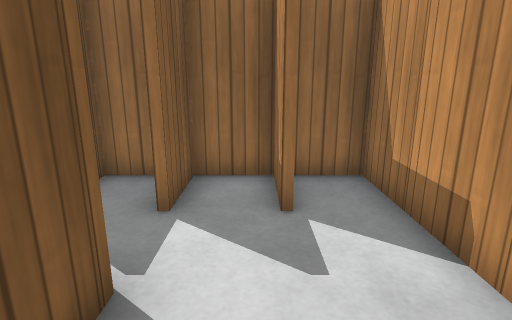
[1] (above)

22 first-person views from a walk through a world built for the Gazebo simulator. The camera is 1 m above the floor, tilts 14° down and sees 80° across. The floor is counted in squares, 0.5 m on a side. Each view is taken from the middle of a square. On the plan, view 1 faces up. The plan holds only what a view shows up to about 17 squares ahead; the rest is blank. Gazebo's built-in surfaces are drawn with simple patterns.

[2]
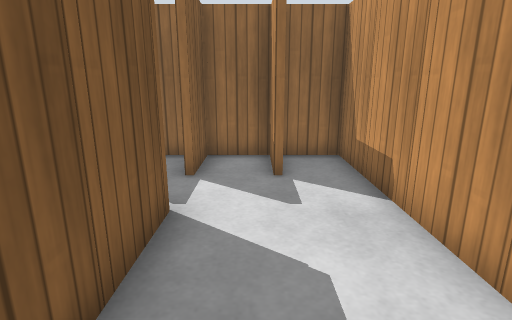

[3]
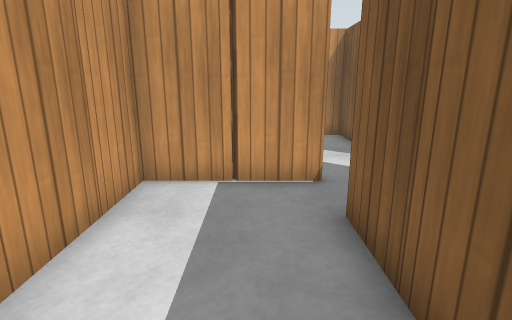

[4]
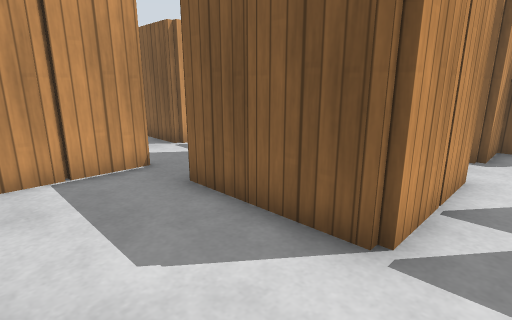

[5]
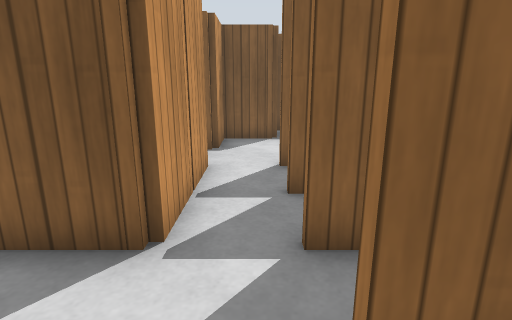

[6]
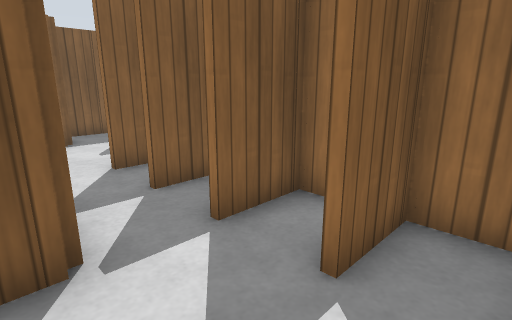

[7]
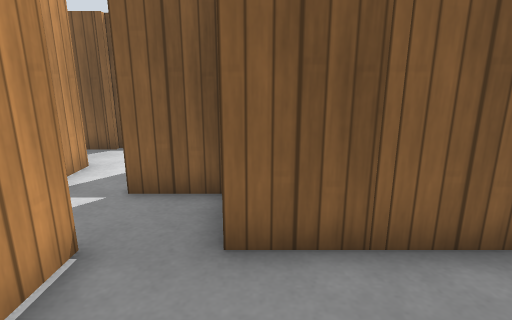

[8]
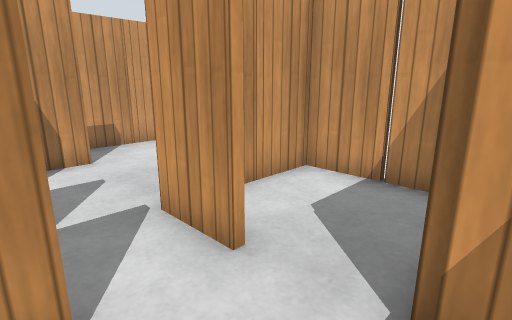

[9]
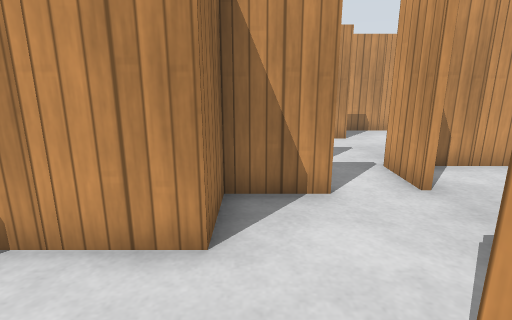

[10]
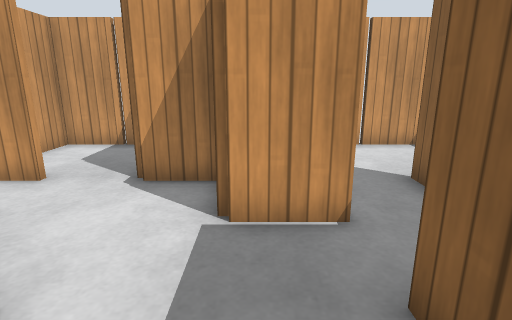

[11]
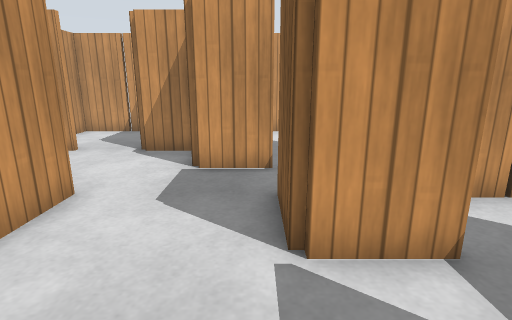

[12]
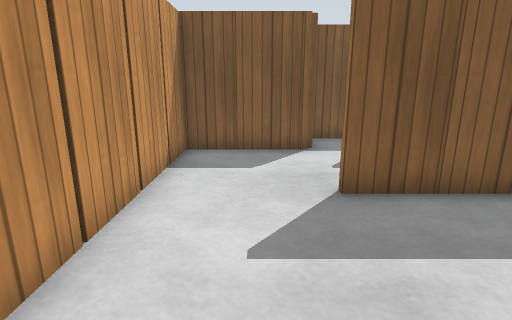

[13]
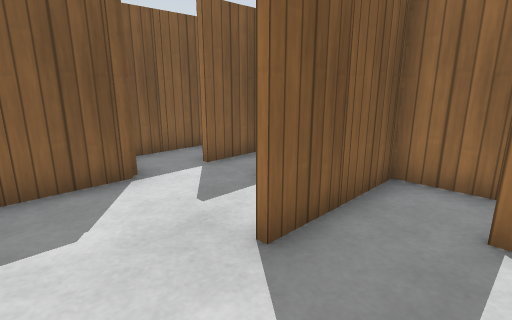

[14]
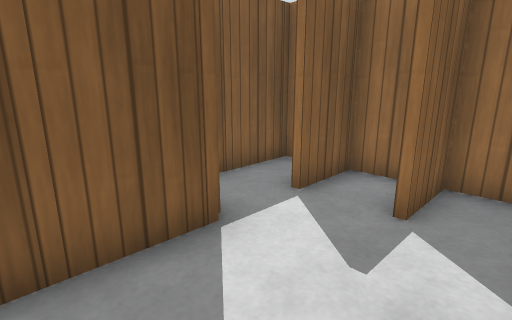

[15]
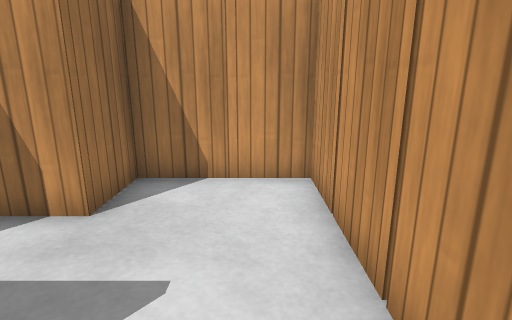

[16]
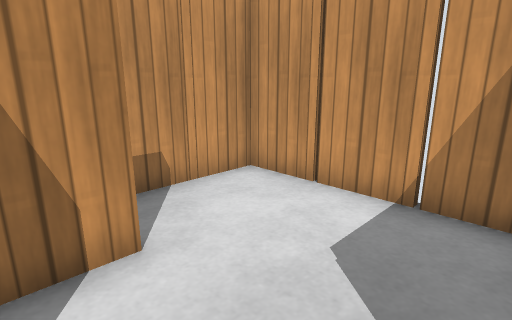

[17]
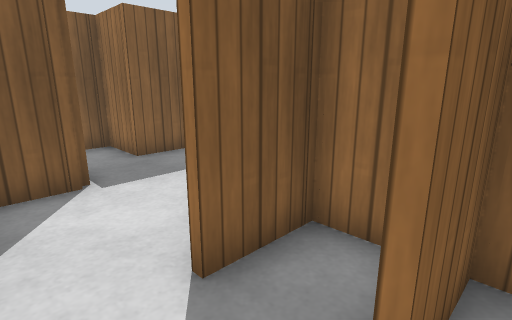

[18]
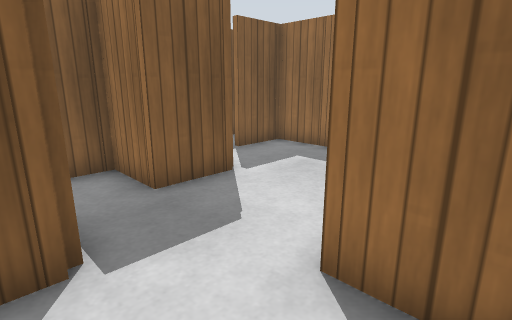

[19]
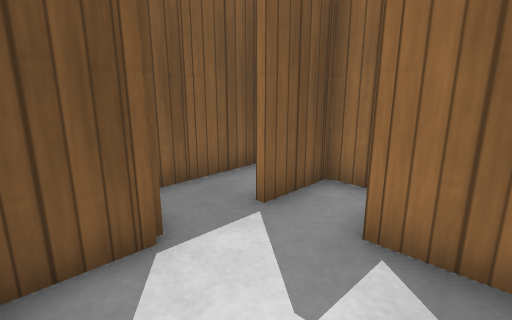

[20]
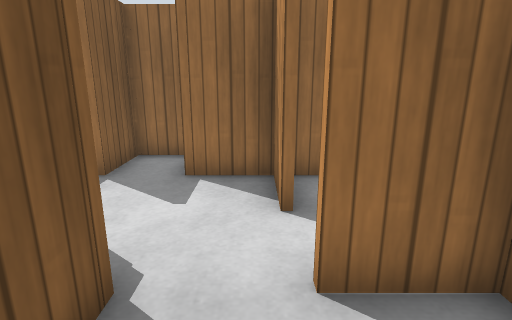

[21]
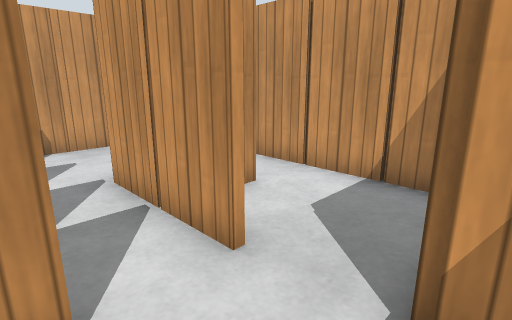

[22]
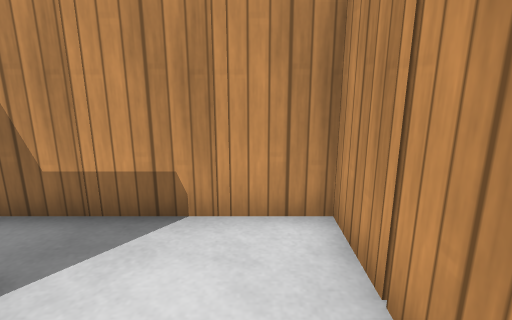

### Floor plan
Points are (right, up) in squares from view 1. A wall is a line through its corners. A room is listed if a view was taken in it or the views show most of it. See-through windows are left out.
Room 1 (views 1, 2, 6, 7, 8, 10, 16, 17, 18, 20, 22)
walls: (-3.4, -2.4) (-3.4, -3.5); (-1.5, -3.2) (2.4, -3.2) (2.4, 2.4); (-3.4, -6.4) (-3.4, -7.5); (-5.6, -3.5) (-5.6, -2.4); (-5.5, -5.2) (-3.5, -5.2); (-5.4, -2.5) (-5.4, -3.5); (-4.2, -1.4) (-7.6, -1.4) (-7.6, 1.1); (0.4, -5.5) (0.4, -4.4); (-1.4, -0.4) (-1.4, -1.5); (-6.5, -1.2) (-1.8, -1.2); (-3.6, 0.5) (-3.6, 1); (-7.4, -5.5) (-7.4, -6.4); (-3.6, -9.2) (-3.6, -6.5); (-1.4, 1.6) (-1.4, 0.4); (-6.5, -9.2) (2.4, -9.2) (2.4, -4.5); (-9.2, -5.2) (-7.5, -5.2); (-9.4, -3.5) (-9.4, -4.8); (-10.5, -3.2) (-9.5, -3.2); (-11.4, -0.4) (-11.4, -1.4)
ways out: opening at (-5, 1) to room 2; opening at (1.5, 1.8) to room 2; opening at (-11, -2) to room 3; opening at (-8, -8) to room 3; opening at (-10, 1) to room 4
objects: wooden post (-11, 0); wooden post (-9, -4); wooden post (-7, -8); wooden post (-7, -6); wooden post (-7, 0); wooden post (-5, -9); wooden post (-5, -2); wooden post (-5, -1); wooden post (-3, -8); wooden post (-3, -6); wooden post (-3, -2); wooden post (-3, -1); wooden post (-1, -9); wooden post (-1, 0); wooden post (1, -9); wooden post (1, -4); wooden post (1, -3); wooden post (3, -8); wooden post (3, -6); wooden post (3, -2); wooden post (3, 0); wooden post (3, 2)
Room 2 (views 3, 4, 5, 19, 21)
walls: (-2, 6.6) (-2.5, 6.6); (-3.4, 5.5) (-3.4, 4.5); (-1.4, 5.5) (-1.4, 4.5); (-5.4, 5.5) (-5.4, 4.5); (-5.6, 4.5) (-5.6, 6.6) (-7.6, 6.6); (0.6, 5.5) (0.6, 4.5); (0.4, 4.5) (0.4, 6.5); (-8, 8.6) (-8.5, 8.6); (-3.5, 2.6) (-5.5, 2.6); (-1.4, 2.5) (-1.4, 1.6); (-5.5, 2.8) (-1.5, 2.8); (-9.4, 7.5) (-9.4, 6.5); (-9.4, 4.5) (-9.4, 2.8) (-7.5, 2.8); (2.4, 2.4) (2.4, 6.6) (-0.5, 6.6)
ways out: opening at (-5, 1) to room 1; opening at (1.5, 1.8) to room 1; opening at (-8.6, 8.4)
objects: wooden post (-9, 4); wooden post (-9, 8); wooden post (-9, 9); wooden post (-7, 2); other object (-5, 6); wooden post (-3, 2); wooden post (-3, 3); wooden post (-3, 6); wooden post (-3, 7); wooden post (-1, 2); wooden post (-1, 6); wooden post (-1, 7); wooden post (1, 6); wooden post (1, 7); wooden post (3, 4); wooden post (3, 6)
Room 3 (views 9, 12, 13, 14, 15)
walls: (-13.4, -4.5) (-13.4, -5.5); (-13.4, -2.5) (-13.4, -3.6); (-15.4, -2.5) (-15.4, -3.5); (-11.5, -3.2) (-10.5, -3.2); (-17.4, -5.5) (-17.4, -9.2) (-7.6, -9.2) (-7.6, -6.5); (-17.4, -2.5) (-17.4, -3.5); (-11.4, -1.4) (-12.5, -1.4); (-19.4, -1.5) (-19.4, -4.6); (-7.5, -5.4) (-9.6, -5.4) (-9.6, -4)
ways out: opening at (-11, -2) to room 1; opening at (-8, -8) to room 1; opening at (-15.5, 0)
objects: wooden post (-20, -3); wooden post (-18, -7); wooden post (-17, -6) to (-17, -5); wooden post (-17, -2); wooden post (-17, -1); wooden post (-15, -9); wooden post (-15, -2); wooden post (-15, -1); wooden post (-13, -9); wooden post (-13, -4); wooden post (-13, -2); wooden post (-13, -1); wooden post (-11, -9); wooden post (-9, -9)
Room 4 (view 11)
walls: (-11.2, 4.6) (-12.5, 4.6); (-13.4, 3.5) (-13.4, 2.5); (-12.5, 0.8) (-11.5, 0.8)
ways out: opening at (-10, 1) to room 1; opening at (-12, 3)

Positions as (right, up) in squares from view 1, and headings:
1: (0, 0), facing up
2: (0, -2), facing up
3: (0, 3), facing down
4: (2, 4), facing down-left
5: (2, 4), facing left
6: (2, 2), facing up-left
7: (2, -1), facing left
8: (-8, -3), facing down-right
9: (-11, -2), facing right
10: (-10, 1), facing down
11: (-11, 4), facing down
12: (-8, -7), facing left
13: (-11, -8), facing up-left
14: (-14, -8), facing up-left
15: (-14, -8), facing right
16: (-3, -4), facing down-right
17: (-3, -5), facing up-left
18: (-6, -4), facing up-left
19: (-6, 3), facing up-left
20: (-6, 0), facing up
21: (-8, 5), facing down-right
22: (-2, -8), facing right
